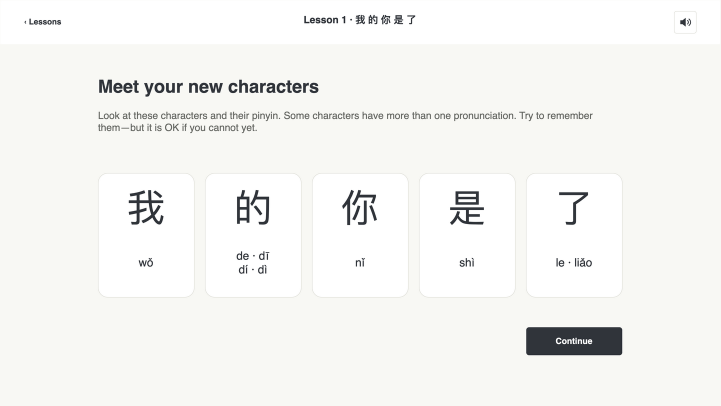
#> input picture design/hanzi-garden/mockups/character-introduction.drawio.png, 1442 x 812 px, given in place of story-no-reveals.drawio.png, which was not available (shown at 1/2 size)
$ python build-extended-contact-sheets.py
#> lines starting #> are read from the running program, lines starting #| are printed output that depends on the picture
"""Contact sheets of draw.io exports only; no artwork generation."""
from pathlib import Path
from PIL import Image, ImageDraw, PngImagePlugin
PngImagePlugin.MAX_TEXT_CHUNK=64*1024*1024
ROOT=Path(__file__).parent

def sheet(filename,title,items):
#> called with filename = 'learning-contact-sheet.png', title = 'Reader, cards and completion'
    out=Image.new('RGB',(1600,120+((len(items)+1)//2)*498),'#EAEAE5')
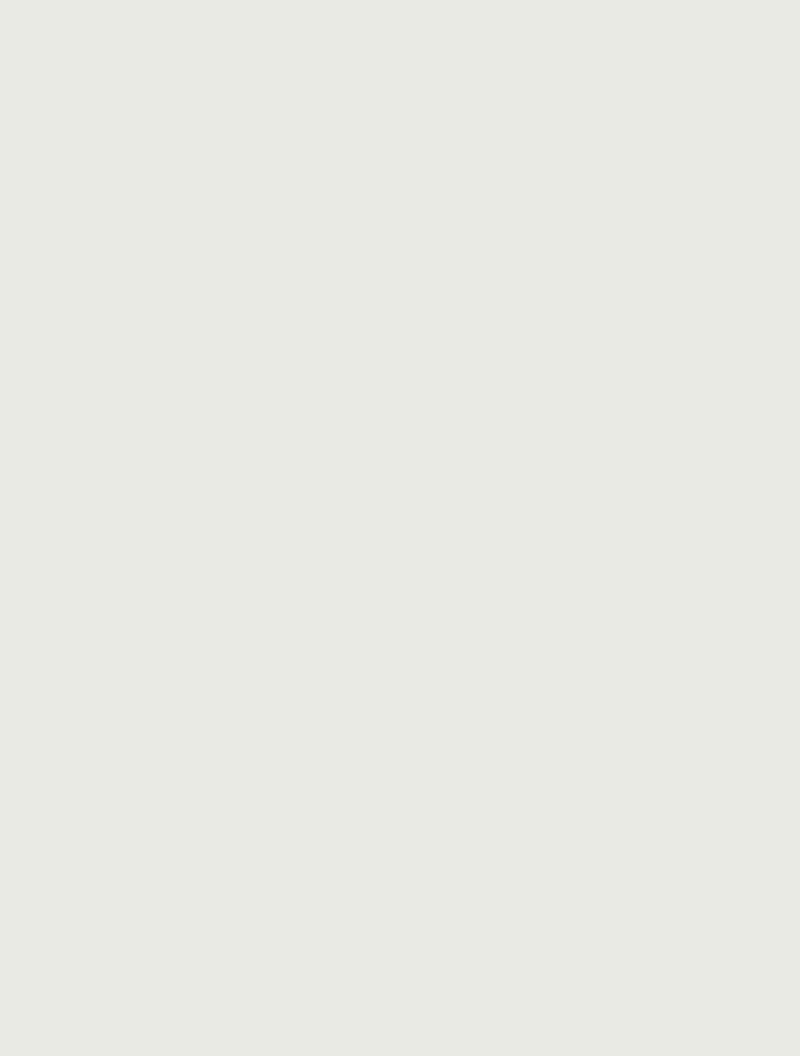
#> out: PIL image 1600x2112 RGB (shown at 1/2 size); mean R, G, B 234, 234, 229
    d=ImageDraw.Draw(out)
    d.text((32,22),f'Hanzi Garden | {title}',fill='#30343A',font_size=28)
    d.text((32,65),'REVIEW ONLY - editable layouts - neutral UI; red/green validation exception - no runtime changes',fill='#666863',font_size=17)
    for i,(name,label) in enumerate(items):
        x,y=32+(i%2)*784,110+(i//2)*498
        im=Image.open(ROOT/f'{name}.drawio.png').convert('RGB')
#> im is the input picture: PIL image 1442x812 RGB; mean R, G, B 244.6, 244.7, 242.1
        im.thumbnail((752,450),Image.Resampling.LANCZOS)
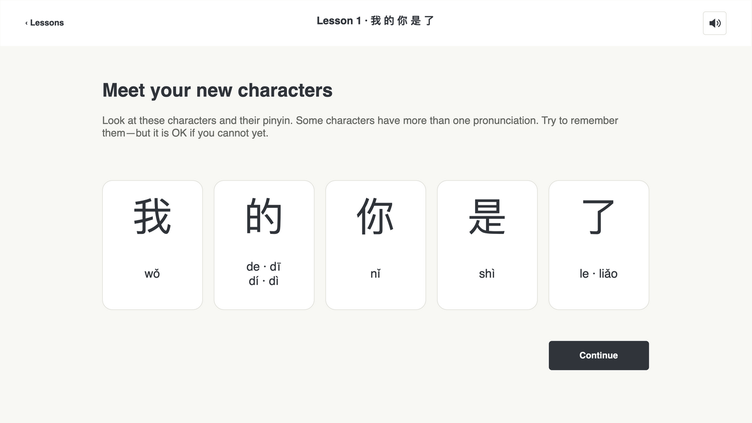
#> im: PIL image 752x423 RGB; mean R, G, B 244.5, 244.6, 242.1
        out.paste(im,(x+(752-im.width)//2,y))
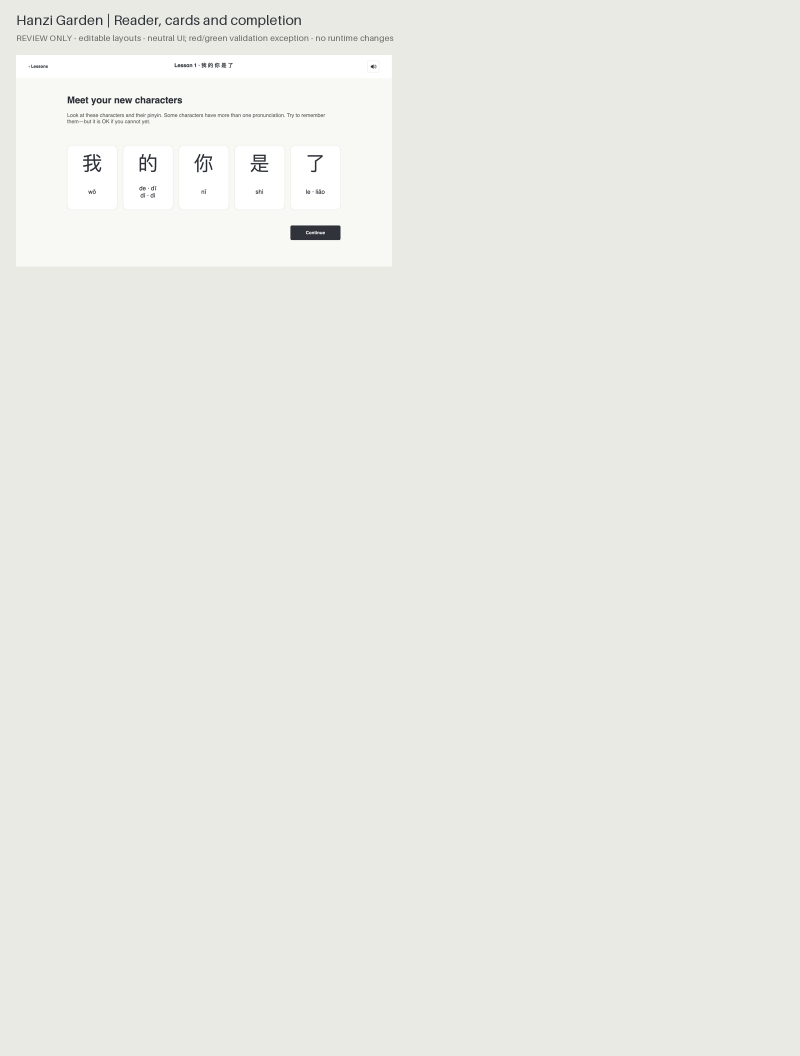
#> out: PIL image 1600x2112 RGB (shown at 1/2 size); mean R, G, B 234.7, 234.7, 230
        d.text((x,y+456),label,fill='#30343A',font_size=18)
#> pass 2 of the loop in sheet, `for i,(name,label) in enumerate(items):`:
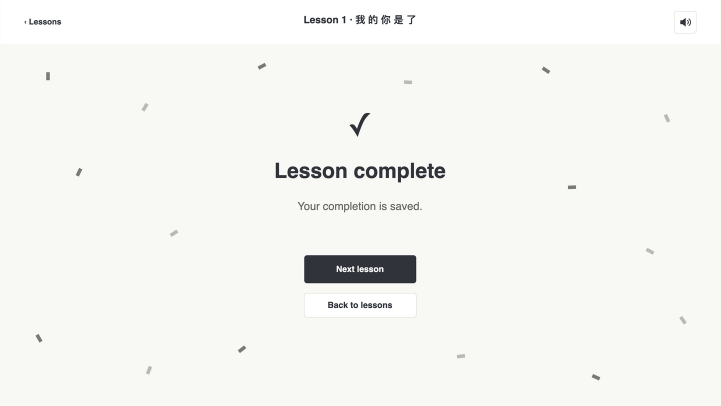
#> input picture design/hanzi-garden/mockups/completion-celebration.drawio.png, 1442 x 812 px, given in place of story-saved-reveals.drawio.png, which was not available (shown at 1/2 size)
#> in sheet, im is the input picture: PIL image 1442x812 RGB; mean R, G, B 245.1, 245.2, 241.8
#> in sheet, `im.thumbnail((752,450),Image.Resampling.LANCZOS)`:
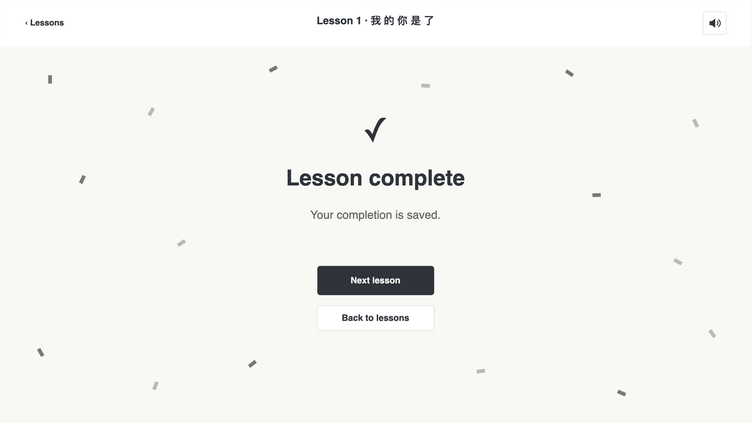
#> im: PIL image 752x423 RGB; mean R, G, B 245.1, 245.1, 241.8
#> in sheet, `out.paste(im,(x+(752-im.width)//2,y))`:
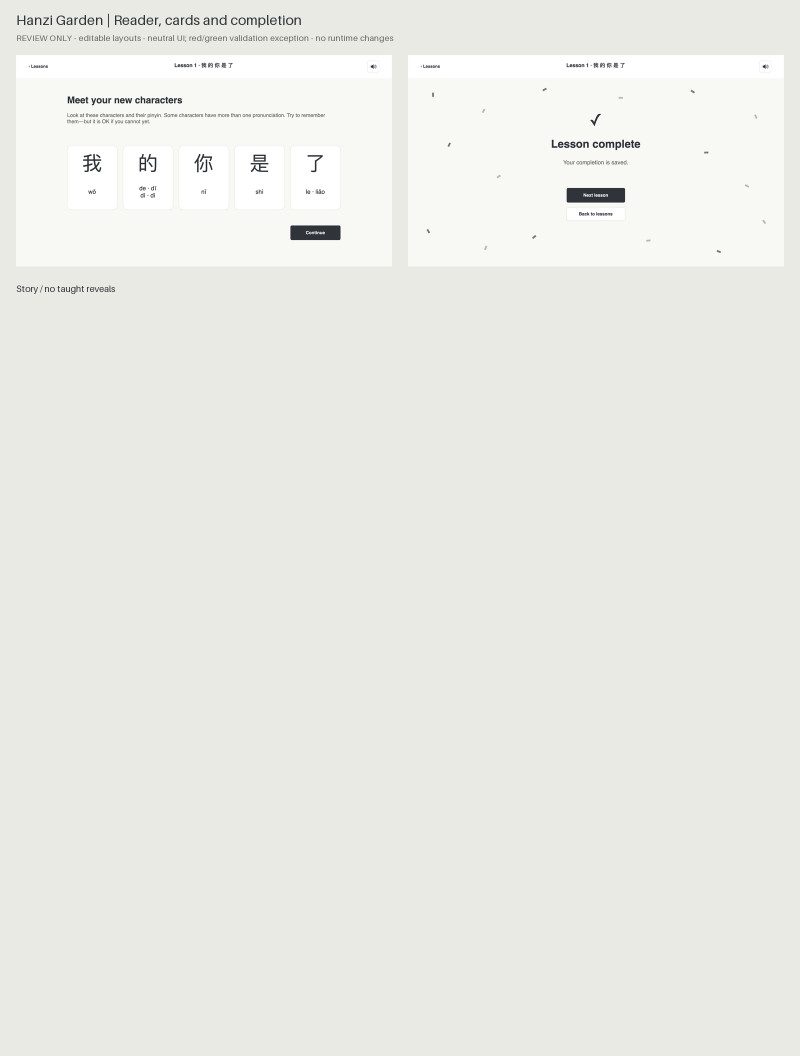
#> out: PIL image 1600x2112 RGB (shown at 1/2 size); mean R, G, B 235.7, 235.7, 231.1
    out.save(ROOT/filename)

#> (the run stopped early here; a loop or call above may not have finished)
